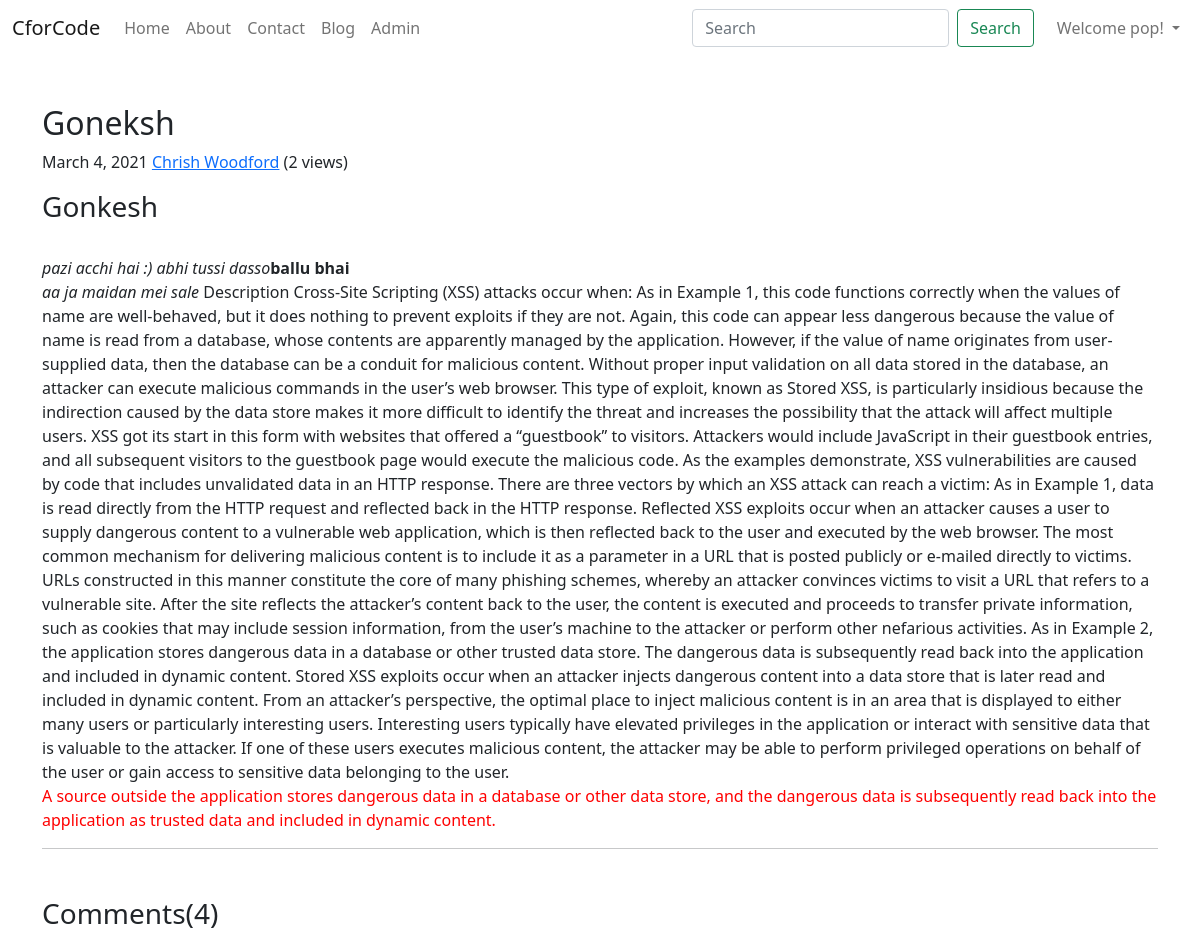
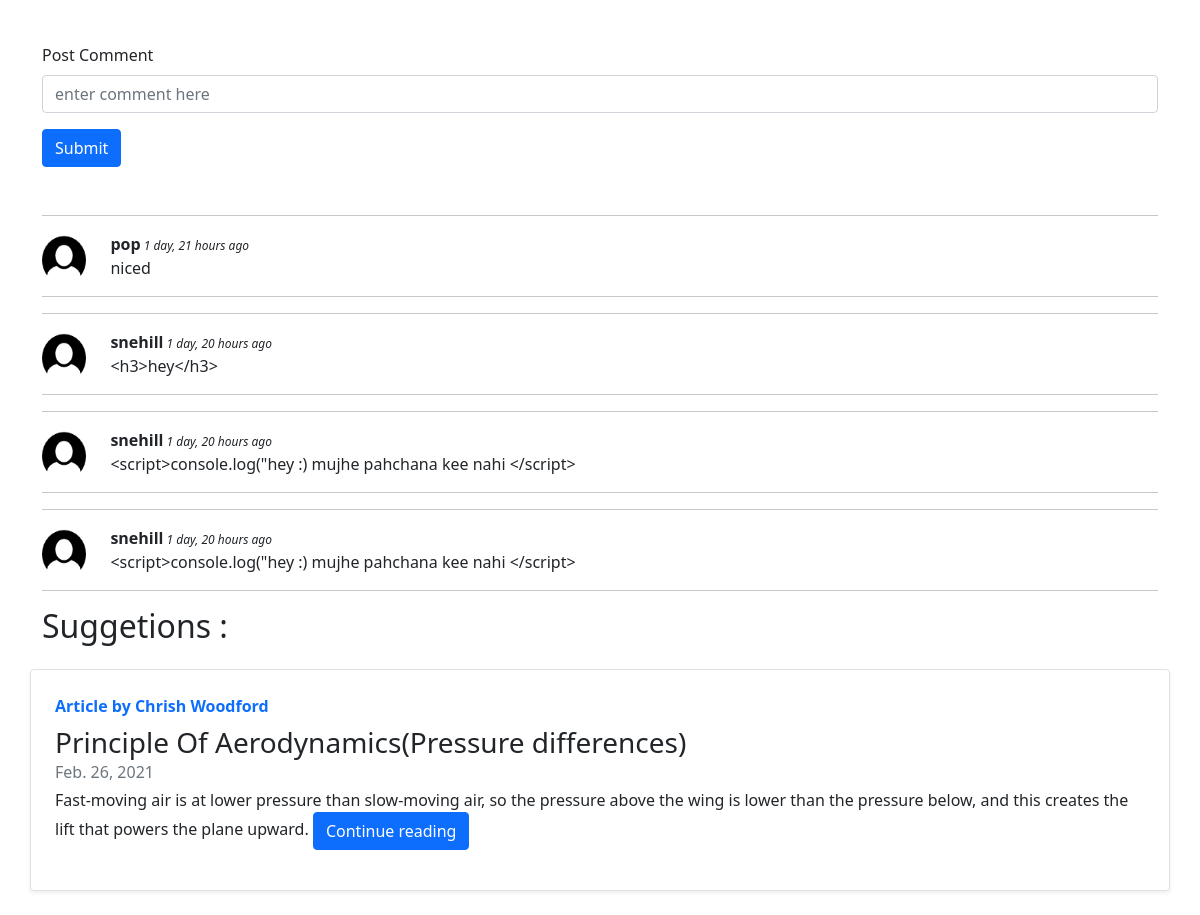
The app's page /blog/gonkeshpazzi (signed in) with its own data (2 pictures, top to bottom).
### blog/models.py (models this page shows, shortened)
class Post(models.Model):
    sno = models.AutoField(primary_key=True)
    title = models.CharField(max_length=255)
    content = models.TextField(max_length=20000)
    author = models.CharField(max_length=20)
    slug = models.CharField(max_length=130)
    category = models.CharField(max_length=130)
    views = models.IntegerField(default=0)
    timeStamp = models.DateField( blank=True)
    def __str__(self):
        return f"{self.title} by {self.author}"

class BlogComment(models.Model):
    sno = models.AutoField(primary_key=True)
    comment = models.TextField()
    user = models.ForeignKey(User, on_delete=models.CASCADE)
    post = models.ForeignKey(Post, on_delete=models.CASCADE)
    timestamp = models.DateTimeField(default=now)

### blog/views.py (the view)
# urls.py: path('<str:slug>', views.blogPost, name='blogPost'),
def blogPost(request, slug):
    post = Post.objects.filter(slug=slug).first()
    post.views = post.views + 1
    post.save()
    comments = BlogComment.objects.filter(post=post)
    subposts = Post.objects.filter(category=post.category)
    a=[]
    for i in subposts:
        if i.title == post.title:
            pass
        else:
            a.append(i)
    print(request.user)
    print(a)
    mypage(request)
    context = {'post': post,'subposts':a,'comments':comments}
    return render(request,"blog/blogpost.html",context)

### blog/views.py (called while the page is built)
def mypage(request):
    client_address = request.META['REMOTE_ADDR']
    print(client_address)
    return client_address

### templates/blog/blogpost.html (shortened to what this page needs)
{% extends 'base.html' %}
{% block body %}
{% load humanize %}
<div class="container my-5">
  <article class="blog-post">
    <h2 class="blog-post-title">{{post.title}}</h2>
    <p class="blog-post-meta">{{post.timeStamp}}&nbsp<a href="/about/{{post.author}}">{{post.author}}</a> (<span>{{post.views}} views</span>) </p>
    <p>{{post.content|safe}}</p>
    <hr>
  </article>
</div>
<div class="container">
  <h3>Comments({{comments.count}})</h3>
  <div class="my-2">
    {% if user.is_authenticated %}
    <form action="/blog/postComment/" method="post" class="my-5">{% csrf_token %}
      <div class="mb-3">
        <label for="comment" class="form-label">Post Comment</label>
        <input type="text" class="form-control" name="comment" placeholder="enter comment here"
          aria-describedby="emailHelp">
      </div>
      <button type="submit" class="btn btn-primary">Submit</button>
    </form>
    {% else %}
    <p>Please login to post a comment....</p>
    {% endif %}
  </div>
  {% for comment in comments %}
  <hr>
  <div class="row my-3">
    <img src="/static/img/user.png" alt="" style="width: 6%;">
    <div class="col-md-11 "><b>{{comment.user.username}}</b><span style="font-size: 12px;"><i> {{comment.timestamp|naturaltime }}</i></span>
      <div>{{comment.comment}}</div>
    </div>
  </div>
  <hr>
  {% endfor %}
</div>
<h2 class="container">Suggetions :</h2>
{% for item in subposts %}
<div class="container my-3">
  <div class="row no-gutters border rounded overflow-hidden flex-md-row mb-4 shadow-sm h-md-250 my-4 position-relative">
    <div class="col p-4 d-flex flex-column position-static">
      <strong class="d-inline-block mb-2 text-primary">Article by {{item.author}}</strong>
      <h3 class="mb-0">{{item.title}}</h3>
      <div class="mb-1 text-muted">{{item.timeStamp}}</div>
      <p class="card-text mb-auto">{{item.content |safe| truncatechars:200}}</p>
      <div class="my-2">
        <a href="/blog/{{item.slug}}" role="button" class="btn btn-primary">Continue reading</a>
      </div>
    </div>
  </div>
{% endfor %}
{% endblock body %}

### templates/base.html (shortened to what this page needs)
<!doctype html>
<html lang="en">
<head>
  <link href="https://cdn.jsdelivr.net/npm/bootstrap@5.0.0-beta2/dist/css/bootstrap.min.css" rel="stylesheet"
>
</head>
<body>
  <nav class="navbar navbar-expand-lg navbar-light bg">
    <div class="container-fluid">
      <a class="navbar-brand" href="/">CforCode</a>
      <div class="collapse navbar-collapse" id="navbarSupportedContent">
        <ul class="navbar-nav me-auto mb-2 mb-lg-0">
          <li class="nav-item ">
            <a class="nav-link X {% block homeactive %}{% endblock homeactive %}" aria-current="page" href="/"
              id='1'>Home</a>
          </li>
          <li class="nav-item ">
            <a class="nav-link X {% block aboutactive %}{% endblock aboutactive %}" href="/about" id="2">About</a>
          </li>
          <li class="nav-item ">
            <a class="nav-link X {% block contactactive %}{% endblock contactactive %}" href="/contact"
              id="3">Contact</a>
          </li>
          <li class="nav-item">
            <a class="nav-link X {% block blogactive %}{% endblock blogactive %}" href="/blog" id="4">Blog</a>
          </li>
          <li class="nav-item">
            <a class="nav-link X" href="/admin" id="4" target="_blank">Admin</a>
          </li>
        </ul>
        <form method="GET" action="/search/" class="d-flex" id="search">
          <input class="form-control me-2" type="search" placeholder="Search" aria-label="Search" name="query"
            id="search">
          <button class="btn btn-outline-success" style="margin-right:15px;" type="submit">Search</button>
        </form>
        {% if user.is_authenticated %}
        <ul class="navbar-nav ml-auto">
          <li class="nav-item dropdown">
            <a class="nav-link dropdown-toggle" href="#" id="navbarDropdown" role="button" data-bs-toggle="dropdown" aria-expanded="false">
              Welcome {{user.username}}!
            </a>
          </li>
        </ul>
        {% endif %}
      </div>
    </div>
  </nav>
  {% block body %}{% endblock body %}
</body>
</html>

### records on screen
Post: title "Goneksh", timeStamp "March 4, 2021", author "Chrish Woodford", views "2", content "Gonkesh pazi acchi hai :) abhi tussi dasso ballu bhai aa ja maidan mei sale Description Cross-Site Scripting (XSS) attacks occur when: As in Example 1, this code functions correctly when the values of name are well-behaved, but it does nothing to prevent exploits if they are not. Again, this code can appear less dangerous because the value of name is read from a database, whose contents are apparently managed by the application. However, if the value of name originates from user-supplied data, then the database can be a conduit for malicious content. Without proper input validation on all data stored in the database, an attacker can execute malicious commands in the user’s web browser. This…"
BlogComment: user.username "pop", timestamp "1 day, 21 hours ago", comment "niced"
BlogComment: user.username "snehill", timestamp "1 day, 20 hours ago", comment "<h3>hey</h3>"
BlogComment: user.username "snehill", timestamp "1 day, 20 hours ago", comment "<script>console.log(\"hey :) mujhe pahchana kee nahi </script>"
BlogComment: user.username "snehill", timestamp "1 day, 20 hours ago", comment "<script>console.log(\"hey :) mujhe pahchana kee nahi </script>"
Post: author "Chrish Woodford", title "Principle Of Aerodynamics(Pressure differences)", timeStamp "Feb. 26, 2021", content "Fast-moving air is at lower pressure than slow-moving air, so the pressure above the wing is lower than the pressure below, and this creates the lift that powers the plane upward."

### other values on screen
{{ user.username }} "pop"
{{ comments.count }} "4"
